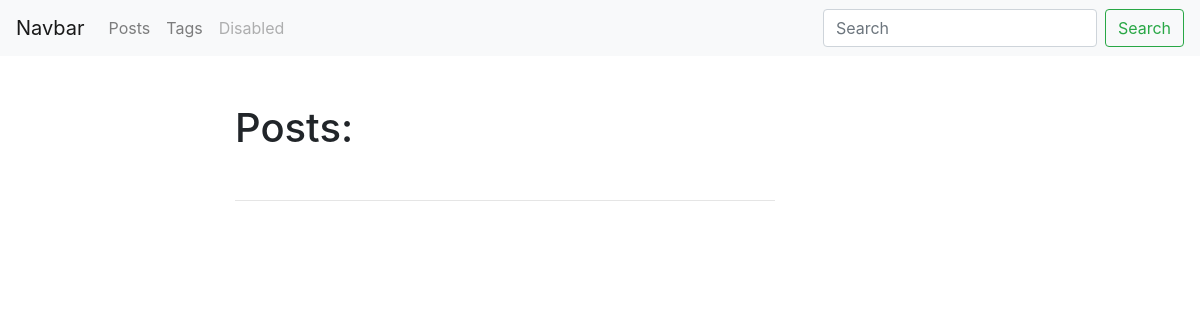
The page /blog/ on the database as committed earlier.
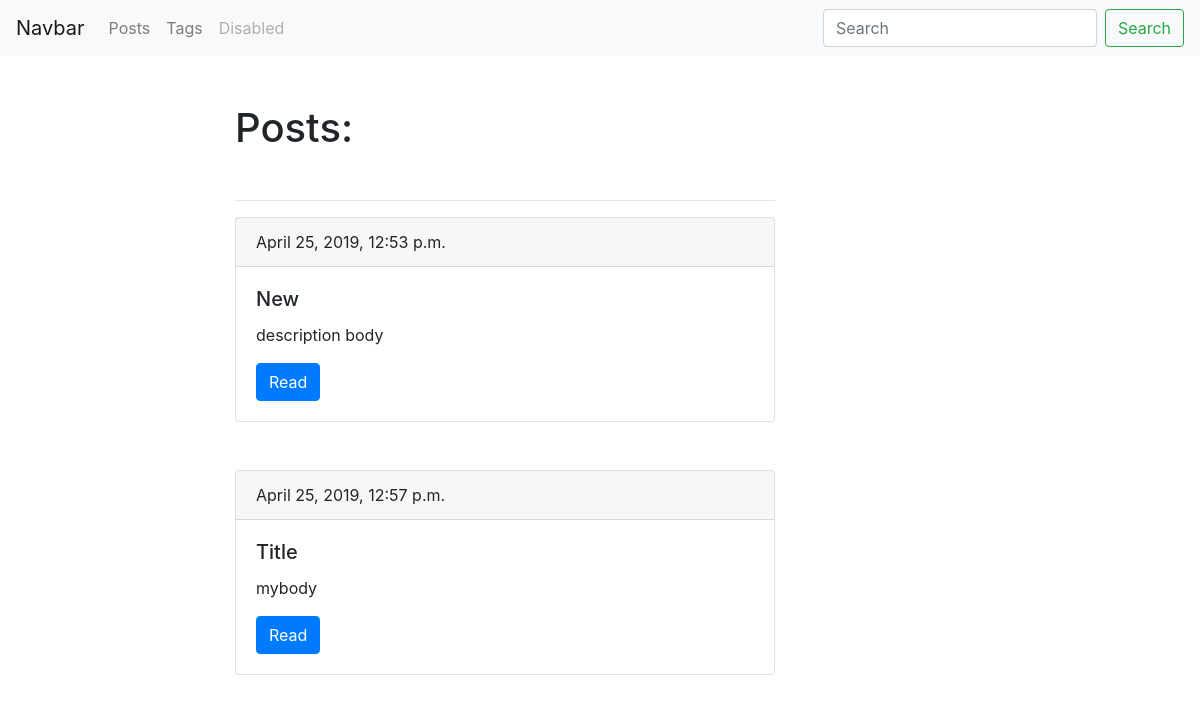
The same page on the database as committed later.
### blog/models.py (models this page shows, shortened)
class Post(models.Model):
    title = models.CharField(max_length=150, db_index=True)
    slug = models.SlugField(max_length=150, blank=True, unique=True)
    body = models.TextField(blank=True, db_index=True)
    tags = models.ManyToManyField('Tag', blank=True, related_name='posts') # создает поле у двух таблиц (манипуляция через менеджер объектов)
    data_pub = models.DateTimeField(auto_now_add=True)
    def get_absolute_url(self):
        return reverse("post_detail", kwargs={"slug": self.slug})

### blog/views.py (the view)
# urls.py: path('', PostList.as_view(), name='posts_list'),
class PostList(View):
    def get(self, request):
        posts = Post.objects.all()
        context = {
            'posts': posts,
            }
        return render(request, 'blog/index.html', context=context)

### blog/templates/blog/index.html (shortened to what this page needs)
{% extends 'blog/base_blog.html' %}
{% block content %}
    <h1 class='mb-5 mt-5'>Posts:</h1>
    <hr>
    {% for post in posts %}
        <div class="card mb-5">
            <div class="card-header">
                {{post.data_pub}}
            </div>
            <div class="card-body">
                <h5 class="card-title">{{post.title}}</h5>
                <p class="card-text">{{post.body|truncatewords:15}}</p>
                <a href="{{ post.get_absolute_url }}" class="btn btn-primary">Read</a>
            </div>
        </div>
    {% endfor %}
{% endblock %}

### blog/templates/blog/base_blog.html
{% extends 'base.html' %}

### templates/base.html (shortened to what this page needs)
<!DOCTYPE html>
<html lang="ru">
<head>
		<link rel="stylesheet" href="https://stackpath.bootstrapcdn.com/bootstrap/4.3.1/css/bootstrap.min.css">
</head>
	<body>
		<nav class="navbar navbar-expand-lg navbar-light bg-light">
			<a class="navbar-brand" href="#">Navbar</a>
			<div class="collapse navbar-collapse" id="navbarSupportedContent">
				<ul class="navbar-nav mr-auto">
				<li class="nav-item">
					<a class="nav-link" href="{% url 'posts_list' %}">Posts</a>
				</li>
				<li class="nav-item">
					<a class="nav-link" href="{% url 'tags_list' %}">Tags</a>
				</li>
				<li class="nav-item">
					<a class="nav-link disabled" href="#" tabindex="-1" aria-disabled="true">Disabled</a>
				</li>
				</ul>
				<form class="form-inline my-2 my-lg-0">
				<input class="form-control mr-sm-2" type="search" placeholder="Search" aria-label="Search">
				<button class="btn btn-outline-success my-2 my-sm-0" type="submit">Search</button>
				</form>
			</div>
		</nav>
		<div class='container'>
			<div class='row'>
				<div class='col-6 offset-md-2'>
					{% block content %}
					{% endblock %}
				</div>
			</div
		</div>
	</body>
</html>

Rows that differ between the two databases and show on the page:
added Post: data_pub "April 25, 2019, 12:53 p.m.", title "New", body "description body"
added Post: data_pub "April 25, 2019, 12:57 p.m.", title "Title", body "mybody"
